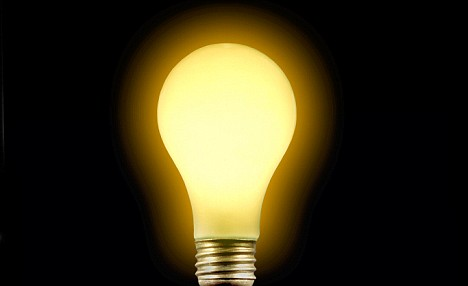
#> input picture input.jpg, 468 x 286 px
$ python canny_edge.py
#> lines starting #> are read from the running program, lines starting #| are printed output that depends on the picture; after the words box and inside, x2 and y2 are one past the last pixel; in counts of white or black regions, pixels touching at a corner belong together
import cv2
import numpy as np

image = cv2.imread("input.jpg", cv2.IMREAD_GRAYSCALE)
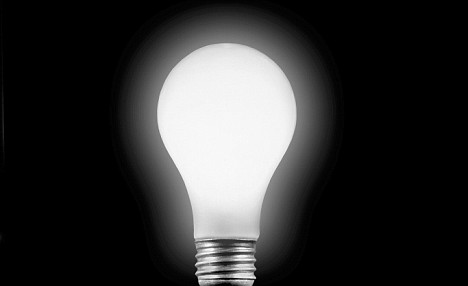
#> image: shape (286, 468); min 0, max 255, mean 50
cv2.imshow("Original", image)
canny = cv2.Canny(image, 50, 240)
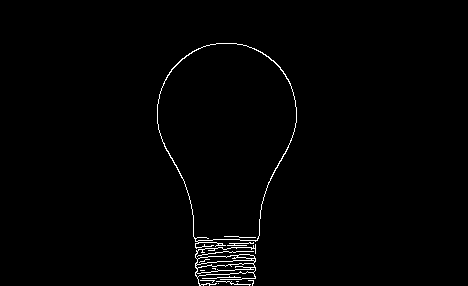
#> canny: shape (286, 468); 1.1% white in thin lines or dots, all inside (x1, y1, x2, y2) = (157, 43, 297, 286)
cv2.imshow("Canny edge", canny)
cv2.waitKey(0)
